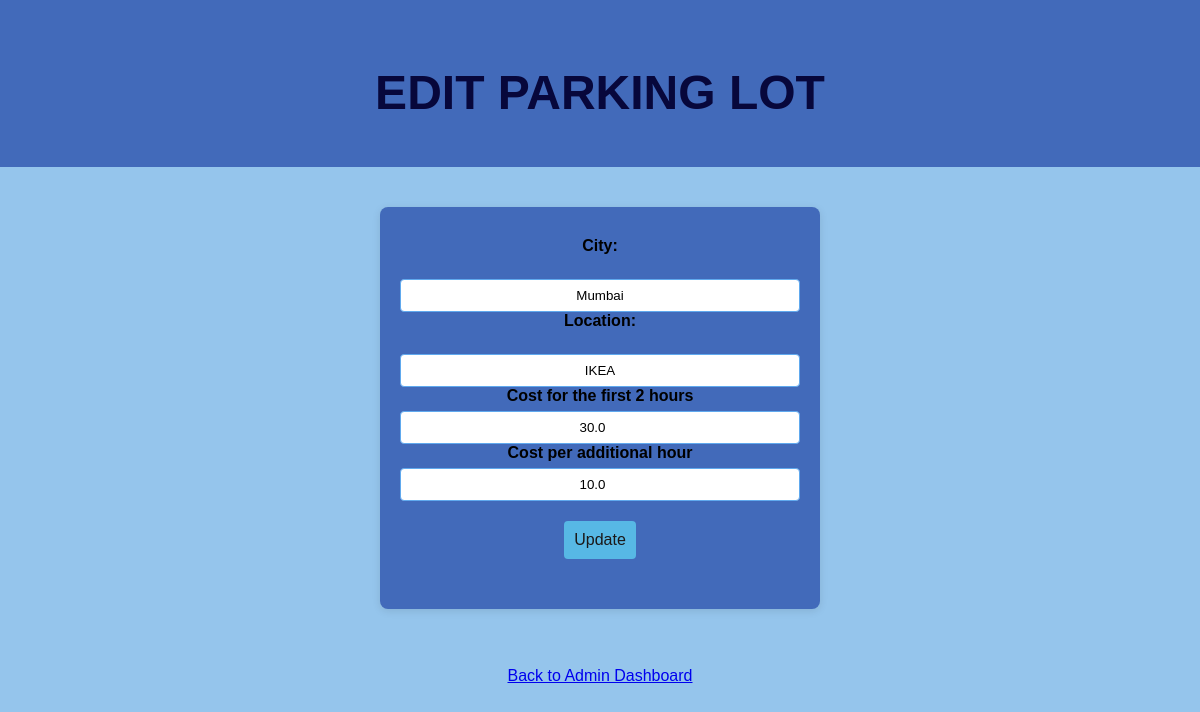
Page /edit_lot/3 on the committed database.
### models.py (models this page shows)
class Parking_Lot(db.Model):
    __tablename__ = 'parking_lots'
    lot_id = db.Column(db.Integer, primary_key=True)
    city = db.Column(db.String(120), nullable=False)
    location = db.Column(db.String(150), nullable=False)
    base_price = db.Column(db.Float, nullable=False)
    price = db.Column(db.Float, nullable=False)
    max_spots = db.Column(db.Integer, nullable=False)
    spot = db.relationship('Parking_Spot', backref='lot')

### app.py (the view, shortened to what this page needs)
@app.route("/edit_lot/<int:lot_id>", methods=["GET", "POST"])
def edit_lot(lot_id):
    lot = Parking_Lot.query.get(lot_id)
    return render_template("edit_lot.html", lot=lot, Spot_status=Spot_status)

### templates/edit_lot.html (shortened to what this page needs)
{% extends "base.html" %}
    {% block content %}
        <div class="header">
            <h1><b>EDIT PARKING LOT</b></h1>
        </div>
        <form action="{{ url_for('edit_lot', lot_id=lot.lot_id) }}" method="POST">
            <label for="city">City:</label><br>
            <input type="text" id="city" name="city" value="{{ lot.city }}" readonly>
            <label for="location">Location:</label><br>
            <input type="text" id="location" name="location" value="{{ lot.location }}" readonly>
            <label for="base_price">Cost for the first 2 hours</label>
            <input type="number" name="base_price" value="{{ lot.base_price }}" min="0"  step="5" required>
            <label for="price">Cost per additional hour</label>
            <input type="number" name="price" value="{{ lot.price }}" min="0" step="1" required>
            <button type="submit">Update</button>
        </form>
        <br>
        <center><a href="{{ url_for('admin_dashboard') }}">Back to Admin Dashboard</a></center>
        <br>
    {% endblock %}

### static/style.css (style rules this page uses)
body { font-family: Arial, Helvetica, sans-serif; background:rgb(149, 197, 236); margin: 0; padding: 0; }
h1 { text-align:center; color:rgb(7, 7, 59); margin-top: 50px; }
form { background: #426aba; max-width: 400px; margin: 40px auto; padding: 30px 20px; border-radius: 8px; box-shadow: 0 2px 8px rgba(0,0,0,0.1); text-align: center; }
label { display: block; margin-bottom: 6px; font-weight: bold; text-align: center; }
input[type="text"], input[type="number"], select { width: 100%; padding: 8px; margin-bottom: 20px auto; border: 1px solid #60a9ee; border-radius: 4px; box-sizing: border-box; text-align: center; }
button[type="submit"] { width: fit-content; padding: 10px; background: #57b8e5; color: #1b1818; border: none; margin: 20px auto; border-radius: 4px; font-size: 16px; display: block; }
.header { background-color:#426aba; color:rgb(2, 1, 1); padding: 15px; text-align: center; font-size: 24px; }

### rows in the picture
Parking_Lot: city "Mumbai", location "IKEA", base_price "30.0", price "10.0"
